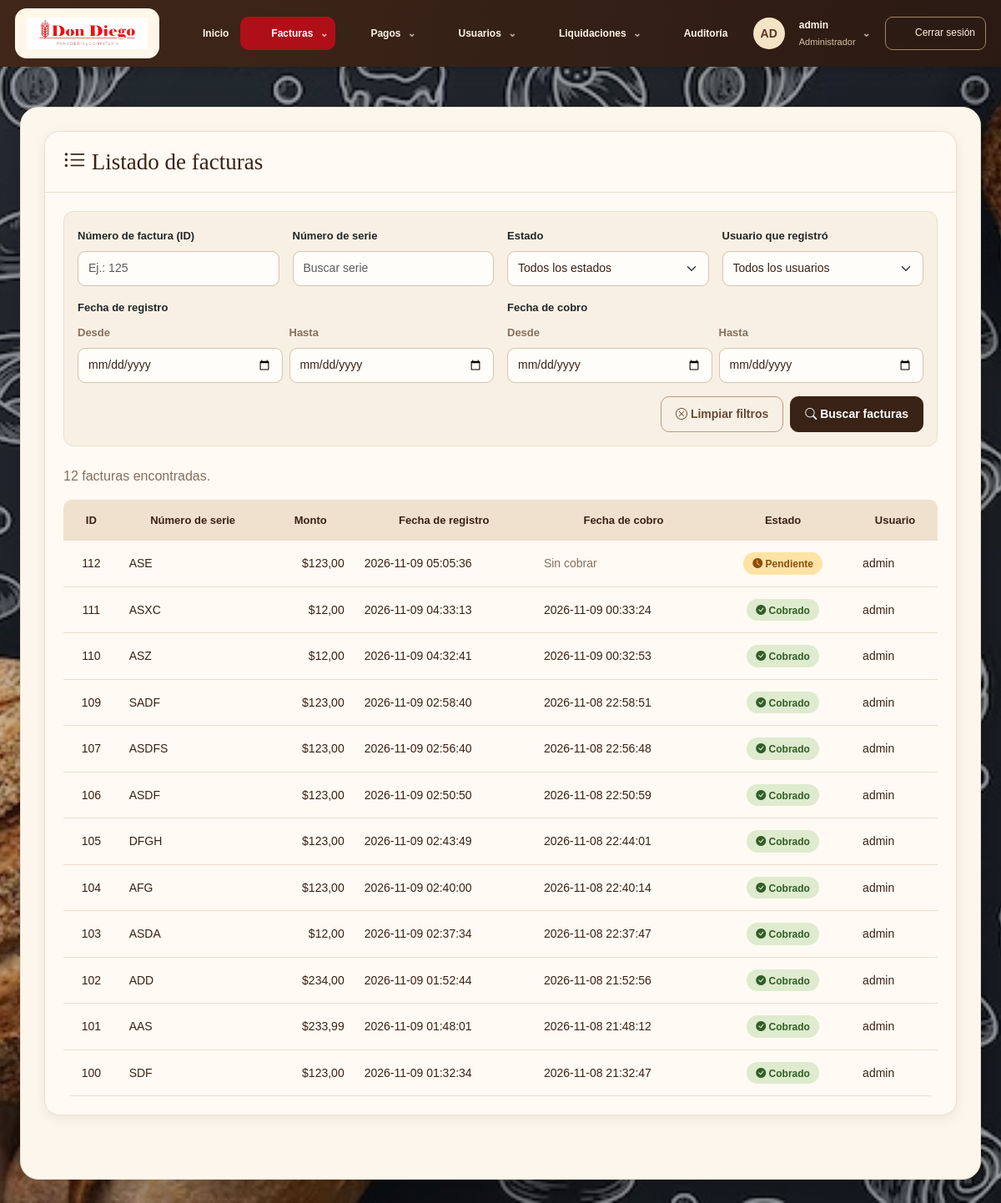
The app's page /facturas.php (signed in) with its own data.
### tables this page shows
CREATE TABLE `factura` (
  `id` int(10) UNSIGNED NOT NULL,
  `numero_serie` varchar(20) NOT NULL,
  `monto` decimal(8,2) NOT NULL,
  `fecha_registro` datetime NOT NULL,
  `fecha_cobro` datetime DEFAULT NULL,
  `estado` enum('Cobrado','Pendiente','Anulada') NOT NULL DEFAULT 'Pendiente',
  `id_usuario_registro` smallint(5) UNSIGNED NOT NULL,
  `id_usuario_asignado` smallint(5) DEFAULT NULL
);

CREATE TABLE `usuario` (
  `id` smallint(5) UNSIGNED NOT NULL,
  `usuario` varchar(32) NOT NULL,
  `contrasenia` varchar(255) NOT NULL,
  `activo` tinyint(1) NOT NULL DEFAULT 1,
  `id_ROL` tinyint(3) UNSIGNED NOT NULL
);

### facturas.php (the view, shortened to what this page needs)
<?php
require_once "conexion.php";
$sql = "SELECT factura.id, factura.numero_serie, factura.monto, factura.fecha_registro, factura.fecha_cobro, factura.estado, usuario.usuario AS usuario
        FROM factura INNER JOIN usuario ON factura.id_usuario_registro = usuario.id";
$filtros = [
    "numero_factura" => trim($_GET["numero_factura"] ?? ""),
    "numero_serie" => trim($_GET["numero_serie"] ?? ""),
    "estado" => trim($_GET["estado"] ?? ""),
    "fecha_registro_desde" => trim($_GET["fecha_registro_desde"] ?? ""),
    "fecha_registro_hasta" => trim($_GET["fecha_registro_hasta"] ?? ""),
    "fecha_cobro_desde" => trim($_GET["fecha_cobro_desde"] ?? ""),
    "fecha_cobro_hasta" => trim($_GET["fecha_cobro_hasta"] ?? ""),
    "id_usuario" => trim($_GET["id_usuario"] ?? ""),
];
$errores = [];
$parametros = [];
$facturas = [];
if (!$errores) {
    $sql .= " ORDER BY factura.fecha_registro DESC";
    $stmt = $conexion->prepare($sql);
    $stmt->execute($parametros);
    $facturas = $stmt->fetchAll(PDO::FETCH_ASSOC);
}
?>
<!DOCTYPE html>
<html lang="es">
<head>
    <link rel="stylesheet" href="css/bootstrap-5.3.8/css/bootstrap.min.css">
    <link rel="stylesheet" href="css/estilo.css">
    <link rel="stylesheet" href="fondo-sistema.css?v=1">
    <link rel="stylesheet" href="tema-don-diego.css?v=2">
<link rel="stylesheet" href="imagenes/bootstrap-icons-1.13.1/bootstrap-icons.min.css">
</head>
<body>
    <?php require_once "menu.php"; ?>
    <div class="container mt-5">
        <div class="card shadow mb-5">
            <div class="card-header bg-dark text-white text-center">
                <h4 class="mb-0"><i class="bi bi-list-ul"></i> Listado de facturas</h4>
            </div>
            <div class="card-body">
                <form method="get" class="border rounded bg-light p-3 mb-4">
                    <div class="row g-3">
                        <div class="col-12 col-md-6 col-lg-3">
                            <label for="numero_factura" class="form-label">Número de factura (ID)</label>
                            <input type="search" class="form-control" id="numero_factura" name="numero_factura"
                                value="<?= htmlspecialchars($filtros["numero_factura"]) ?>" placeholder="Ej.: 125" inputmode="numeric">
                        </div>
                        <div class="col-12 col-md-6 col-lg-3">
                            <label for="numero_serie" class="form-label">Número de serie</label>
                            <input type="search" class="form-control" id="numero_serie" name="numero_serie"
                                value="<?= htmlspecialchars($filtros["numero_serie"]) ?>" placeholder="Buscar serie">
                        </div>
                        <div class="col-12 col-md-6 col-lg-3">
                            <label for="estado" class="form-label">Estado</label>
                            <select class="form-select" id="estado" name="estado">
                                <option value="">Todos los estados</option>
                            </select>
                        </div>
                        <div class="col-12 col-md-6 col-lg-3">
                            <label for="id_usuario" class="form-label">Usuario que registró</label>
                            <select class="form-select" id="id_usuario" name="id_usuario">
                                <option value="">Todos los usuarios</option>
                            </select>
                        </div>
                        <div class="col-12 col-lg-6">
                            <span class="form-label d-block">Fecha de registro</span>
                            <div class="row g-2">
                                <div class="col-6">
                                    <label for="fecha_registro_desde" class="form-label small text-muted">Desde</label>
                                    <input type="date" class="form-control" id="fecha_registro_desde" name="fecha_registro_desde"
                                        value="<?= htmlspecialchars($filtros["fecha_registro_desde"]) ?>">
                                </div>
                                <div class="col-6">
                                    <label for="fecha_registro_hasta" class="form-label small text-muted">Hasta</label>
                                    <input type="date" class="form-control" id="fecha_registro_hasta" name="fecha_registro_hasta"
                                        value="<?= htmlspecialchars($filtros["fecha_registro_hasta"]) ?>">
                                </div>
                            </div>
                        </div>
                        <div class="col-12 col-lg-6">
                            <span class="form-label d-block">Fecha de cobro</span>
                            <div class="row g-2">
                                <div class="col-6">
                                    <label for="fecha_cobro_desde" class="form-label small text-muted">Desde</label>
                                    <input type="date" class="form-control" id="fecha_cobro_desde" name="fecha_cobro_desde"
                                        value="<?= htmlspecialchars($filtros["fecha_cobro_desde"]) ?>">
                                </div>
                                <div class="col-6">
                                    <label for="fecha_cobro_hasta" class="form-label small text-muted">Hasta</label>
                                    <input type="date" class="form-control" id="fecha_cobro_hasta" name="fecha_cobro_hasta"
                                        value="<?= htmlspecialchars($filtros["fecha_cobro_hasta"]) ?>">
                                </div>
                            </div>
                        </div>
                        <div class="col-12 d-flex flex-wrap gap-2 justify-content-end">
                            <a href="facturas.php" class="btn btn-outline-secondary">
                                <i class="bi bi-x-circle"></i> Limpiar filtros
                            </a>
                            <button type="submit" class="btn btn-primary">
                                <i class="bi bi-search"></i> Buscar facturas
                            </button>
                        </div>
                    </div>
                </form>
                <?php if (!$errores): ?>
                    <p class="text-muted">
                        <?= count($facturas) ?> factura<?= count($facturas) === 1 ? "" : "s" ?> encontrada<?= count($facturas) === 1 ? "" : "s" ?>.
                    </p>
                <?php endif; ?>
                <?php if (count($facturas) > 0): ?>
                    <div class="table-responsive">
                        <table class="table table-bordered table-hover align-middle">
                            <thead class="table-dark text-center">
                                <tr>
                                    <th>ID</th>
                                    <th>Número de serie</th>
                                    <th>Monto</th>
                                    <th>Fecha de registro</th>
                                    <th>Fecha de cobro</th>
                                    <th>Estado</th>
                                    <th>Usuario</th>
                                </tr>
                            </thead>
                            <tbody>
                                <?php foreach ($facturas as $factura): ?>
                                    <tr>
                                        <td class="text-center"><?= htmlspecialchars($factura["id"]) ?></td>
                                        <td><?= htmlspecialchars($factura["numero_serie"]) ?></td>
                                        <td class="text-end">$<?= number_format($factura["monto"], 2, ',', '.') ?></td>
                                        <td><?= htmlspecialchars($factura["fecha_registro"]) ?></td>
                                        <td>
                                            <?php if ($factura["fecha_cobro"] !== null): ?>
                                                <?= htmlspecialchars($factura["fecha_cobro"]) ?>
                                            <?php else: ?>
                                                <span class="text-muted">Sin cobrar</span>
                                            <?php endif; ?>
                                        </td>
                                        <td class="text-center">
                                            <?php if ($factura["estado"] == "Cobrado"): ?>
                                                <span class="badge bg-success"><i class="bi bi-check-circle-fill"></i> Cobrado</span>
                                            <?php elseif ($factura["estado"] == "Pendiente"): ?>
                                                <span class="badge bg-warning text-dark"><i class="bi bi-clock-fill"></i> Pendiente</span>
                                            <?php elseif ($factura["estado"] == "Anulada"): ?>
                                                <span class="badge bg-danger"><i class="bi bi-x-circle-fill"></i> Anulada</span>
                                            <?php else: ?>
                                                <span class="badge bg-secondary">
                                                    <?= htmlspecialchars($factura["estado"]) ?>
                                                </span>
                                            <?php endif; ?>
                                        </td>
                                        <td>
                                            <?= htmlspecialchars($factura["usuario"]) ?>
                                        </td>
                                    </tr>
                                <?php endforeach; ?>
                            </tbody>
                        </table>
                    </div>
                <?php endif; ?>
            </div>
        </div>
    </div>
</body>
</html>

### css/estilo.css (style rules this page uses)
body { font-family: Arial, sans-serif; background: #f5f5f5; margin: 0; padding: 0; width: 100%; max-width: 100%; overflow-x: hidden; }

### fondo-sistema.css (style rules this page uses)
@media screen { body, body.bg-light { min-height:100vh; background:linear-gradient(rgba(14,18,22,.18),rgba(14,18,22,.18)), url("fondo-login.jpg") center / cover no-repeat fixed !important; } }
@media screen { body > .container, body > main { background:#fffaf5; color:#212529; border-radius:16px; padding-top:24px; padding-bottom:24px; box-shadow:0 12px 36px rgba(0,0,0,.22); margin-bottom:28px; } }
@media screen { .card { background-color:#fffaf5; } }
@media screen { .table-responsive { background-color:#fff; } }
@media screen { .form-control, .form-select { background-color:#fff; color:#212529; } }

### tema-don-diego.css (style rules this page uses)
:root { --dd-cream:#fffaf3;--dd-paper:#fcf6ed;--dd-brown:#392216;--dd-muted:#856f5d;--dd-red:#af1018;--dd-line:#eadfce;--dd-shadow:0 4px 14px #38221614 }
@media screen { body,body.bg-light { font-family:Arial,Helvetica,sans-serif;color:var(--dd-brown);background:linear-gradient(#171b1e30,#171b1e30),url('fondo-login.jpg') center/cover fixed!important;min-height:100vh } }
@media screen { a { color:var(--dd-red) } }
@media screen { body>.container,body>main.dd-panel { max-width:1240px;width:calc(100% - 48px);margin:28px auto;background:var(--dd-paper);border:1px solid var(--dd-line);border-radius:22px;padding:28px;box-shadow:0 18px 45px #0003;color:var(--dd-brown) } }
@media screen { h1,h2,h3,h4,.dd-stat strong { font-family:Georgia,'Times New Roman',serif;color:var(--dd-brown) } }
@media screen { .card { background:var(--dd-cream);border:1px solid var(--dd-line)!important;border-radius:18px!important;box-shadow:var(--dd-shadow)!important;overflow:visible } }
@media screen { .card-header { border-radius:18px 18px 0 0!important;padding:20px 22px;border-bottom:1px solid var(--dd-line) } }
@media screen { .card-header.bg-dark,.card-header.bg-primary { background:var(--dd-cream)!important;color:var(--dd-brown)!important;text-align:left!important } }
@media screen { .card-header h3,.card-header h4,.card-header h5 { color:inherit;font-family:Georgia,serif;font-size:27px } }
@media screen { .card-body { padding:22px } }
@media screen { .btn { border-radius:10px;font-size:14px;font-weight:600;padding:10px 17px;transition:background-color .15s,box-shadow .15s } }
@media screen { .btn-dark,.btn-primary { background:var(--dd-brown)!important;border-color:var(--dd-brown)!important } }
@media screen { .btn-outline-secondary { color:#674a36;border-color:#b99b80 } }
@media screen { .form-label,label { font-size:13px;font-weight:600 } }
@media screen { .form-control,.form-select { border-color:#d6c3ae;border-radius:9px;min-height:42px;background-color:#fffdf9;color:var(--dd-brown);font-size:14px } }
@media screen { form.bg-light { background:#f8f0e4!important;border-color:var(--dd-line)!important;border-radius:12px!important } }
@media screen { .table { --bs-table-bg:transparent;--bs-table-color:var(--dd-brown);--bs-table-border-color:#eadfce;--bs-table-hover-bg:#f1e6d8;--bs-table-striped-bg:#faf4eb;font-size:14px;margin-bottom:0 } }
@media screen { .table>:not(caption)>*>* { padding:14px 12px;vertical-align:middle } }
@media screen { .table-bordered>:not(caption)>*>* { border-left:0;border-right:0 } }
@media screen { .table thead,.table-dark { --bs-table-bg:#f0e1ce;--bs-table-color:var(--dd-brown);--bs-table-border-color:#eadfce } }
@media screen { .table thead th { font-size:13px;font-weight:700;white-space:nowrap } }
@media screen { .table-responsive { border-radius:10px;background:var(--dd-cream) } }
@media screen { .badge { padding:7px 11px;border-radius:30px;font-size:12px;font-weight:600 } }
@media screen { .badge.bg-success { background:#deebce!important;color:#315e27!important } }
@media screen { .badge.bg-warning { background:#ffe3a5!important;color:#8d4d08!important } }
@media screen { .text-muted { color:var(--dd-muted)!important } }

### records on screen
factura: id "112", numero_serie "ASE", monto "123,00", fecha_registro "2026-11-09 05:05:36", shows "Sin cobrar", estado "Pendiente" (drawn), id_usuario_registro.usuario "admin"
factura: id "111", numero_serie "ASXC", monto "12,00", fecha_registro "2026-11-09 04:33:13", fecha_cobro "2026-11-09 00:33:24", estado "Cobrado" (drawn), id_usuario_registro.usuario "admin"
factura: id "110", numero_serie "ASZ", monto "12,00", fecha_registro "2026-11-09 04:32:41", fecha_cobro "2026-11-09 00:32:53", estado "Cobrado" (drawn), id_usuario_registro.usuario "admin"
factura: id "109", numero_serie "SADF", monto "123,00", fecha_registro "2026-11-09 02:58:40", fecha_cobro "2026-11-08 22:58:51", estado "Cobrado" (drawn), id_usuario_registro.usuario "admin"
factura: id "107", numero_serie "ASDFS", monto "123,00", fecha_registro "2026-11-09 02:56:40", fecha_cobro "2026-11-08 22:56:48", estado "Cobrado" (drawn), id_usuario_registro.usuario "admin"
factura: id "106", numero_serie "ASDF", monto "123,00", fecha_registro "2026-11-09 02:50:50", fecha_cobro "2026-11-08 22:50:59", estado "Cobrado" (drawn), id_usuario_registro.usuario "admin"
factura: id "105", numero_serie "DFGH", monto "123,00", fecha_registro "2026-11-09 02:43:49", fecha_cobro "2026-11-08 22:44:01", estado "Cobrado" (drawn), id_usuario_registro.usuario "admin"
factura: id "104", numero_serie "AFG", monto "123,00", fecha_registro "2026-11-09 02:40:00", fecha_cobro "2026-11-08 22:40:14", estado "Cobrado" (drawn), id_usuario_registro.usuario "admin"
factura: id "103", numero_serie "ASDA", monto "12,00", fecha_registro "2026-11-09 02:37:34", fecha_cobro "2026-11-08 22:37:47", estado "Cobrado" (drawn), id_usuario_registro.usuario "admin"
factura: id "102", numero_serie "ADD", monto "234,00", fecha_registro "2026-11-09 01:52:44", fecha_cobro "2026-11-08 21:52:56", estado "Cobrado" (drawn), id_usuario_registro.usuario "admin"
factura: id "101", numero_serie "AAS", monto "233,99", fecha_registro "2026-11-09 01:48:01", fecha_cobro "2026-11-08 21:48:12", estado "Cobrado" (drawn), id_usuario_registro.usuario "admin"
factura: id "100", numero_serie "SDF", monto "123,00", fecha_registro "2026-11-09 01:32:34", fecha_cobro "2026-11-08 21:32:47", estado "Cobrado" (drawn), id_usuario_registro.usuario "admin"

### other values on screen
ddEsc($ddEtiqueta) "Facturas"
ddEsc($ddEtiqueta) "Pagos"
ddEsc($ddEtiqueta) "Usuarios"
ddEsc($ddEtiqueta) "Liquidaciones"
ddEsc($ddIniciales) "AD"
ddEsc($ddNombre) "admin"
ddEsc(ucfirst($rolUsuario ?? 'Usuario')) "Administrador"
count($facturas) "12"
